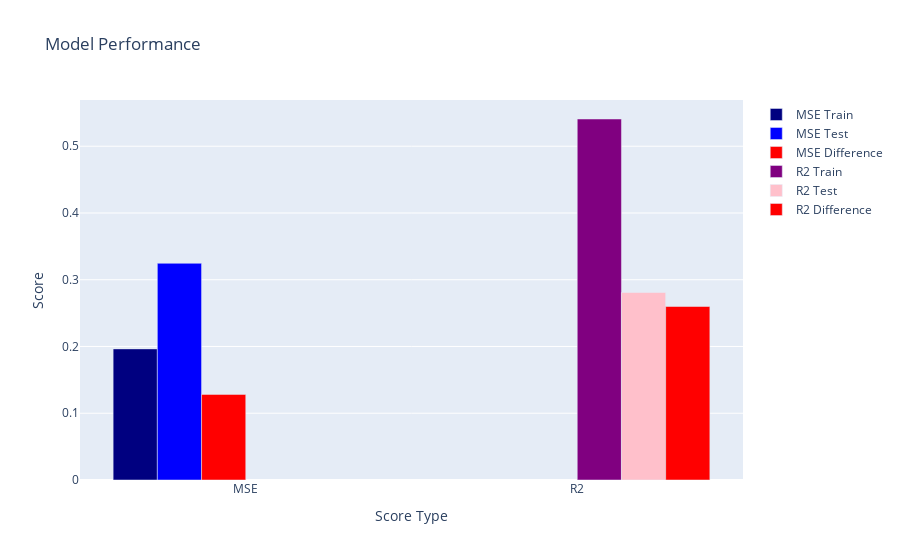

Notebook source saved alongside this figure:
### Code cell
# Create an XGBoost model

import xgboost as xgb

model = xgb.XGBRegressor(subsample= 0.8,
                         reg_lambda= 0.1,
                         reg_alpha= 0.1,
                         n_estimators=500,
                         min_child_weight=1,
                         max_depth= 4,
                         learning_rate= 0.01,
                         gamma =0.1,
                         colsample_bytree= 0.8)

# Train the model
model.fit(df_x_select, df_y)

# Get the training MSE, R2 score, Testing MSE, and R2 score
mse_train = mean_squared_error(df_y, model.predict(df_x_select))
r2_train = r2_score(df_y, model.predict(df_x_select))
mse_test = mean_squared_error(df_test_y, model.predict(df_test_x_select))
r2_test = r2_score(df_test_y, model.predict(df_test_x_select))

# Print the training MSE and R2 score
print('Training MSE: ', mse_train)
print('Training R2: ', r2_train)

# Print the testing MSE and R2 score
print('Testing MSE: ', mse_test)
print('Testing R2: ', r2_test)

# Display the scores
plot_scores(mse_train, r2_train, mse_test, r2_test)

# Save the model
pickle.dump(model, open('models/regression/xgb.pkl', 'wb'))

### Figure 1 — Plotly figure (JSON) as saved in the notebook; plotly's stock layout.template omitted (floating-point values rounded to 4 significant figures)
{"data": [{"marker": {"color": "navy"}, "name": "MSE Train", "type": "bar", "x": ["MSE"], "y": [0.1964]}, {"marker": {"color": "blue"}, "name": "MSE Test", "type": "bar", "x": ["MSE"], "y": [0.3246]}, {"marker": {"color": "red"}, "name": "MSE Difference", "type": "bar", "x": ["MSE"], "y": [0.1282]}, {"marker": {"color": "purple"}, "name": "R2 Train", "type": "bar", "x": ["R2"], "y": [0.5408]}, {"marker": {"color": "pink"}, "name": "R2 Test", "type": "bar", "x": ["R2"], "y": [0.2809]}, {"marker": {"color": "red"}, "name": "R2 Difference", "type": "bar", "x": ["R2"], "y": [0.2599]}], "layout": {"title": {"text": "Model Performance"}, "xaxis": {"title": {"text": "Score Type"}}, "yaxis": {"title": {"text": "Score"}}}}
